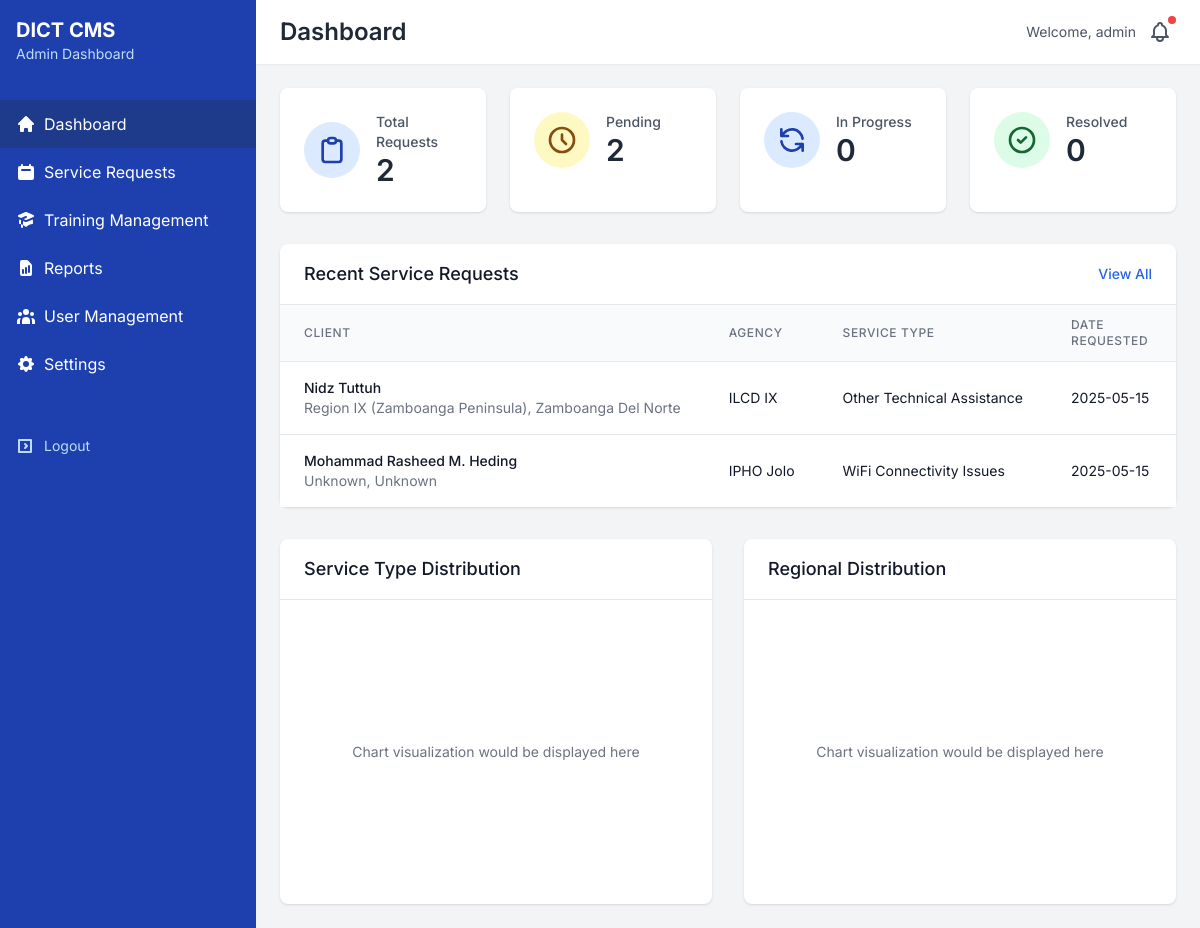
Page /admin/dashboard.php (signed in) on the earlier database version.
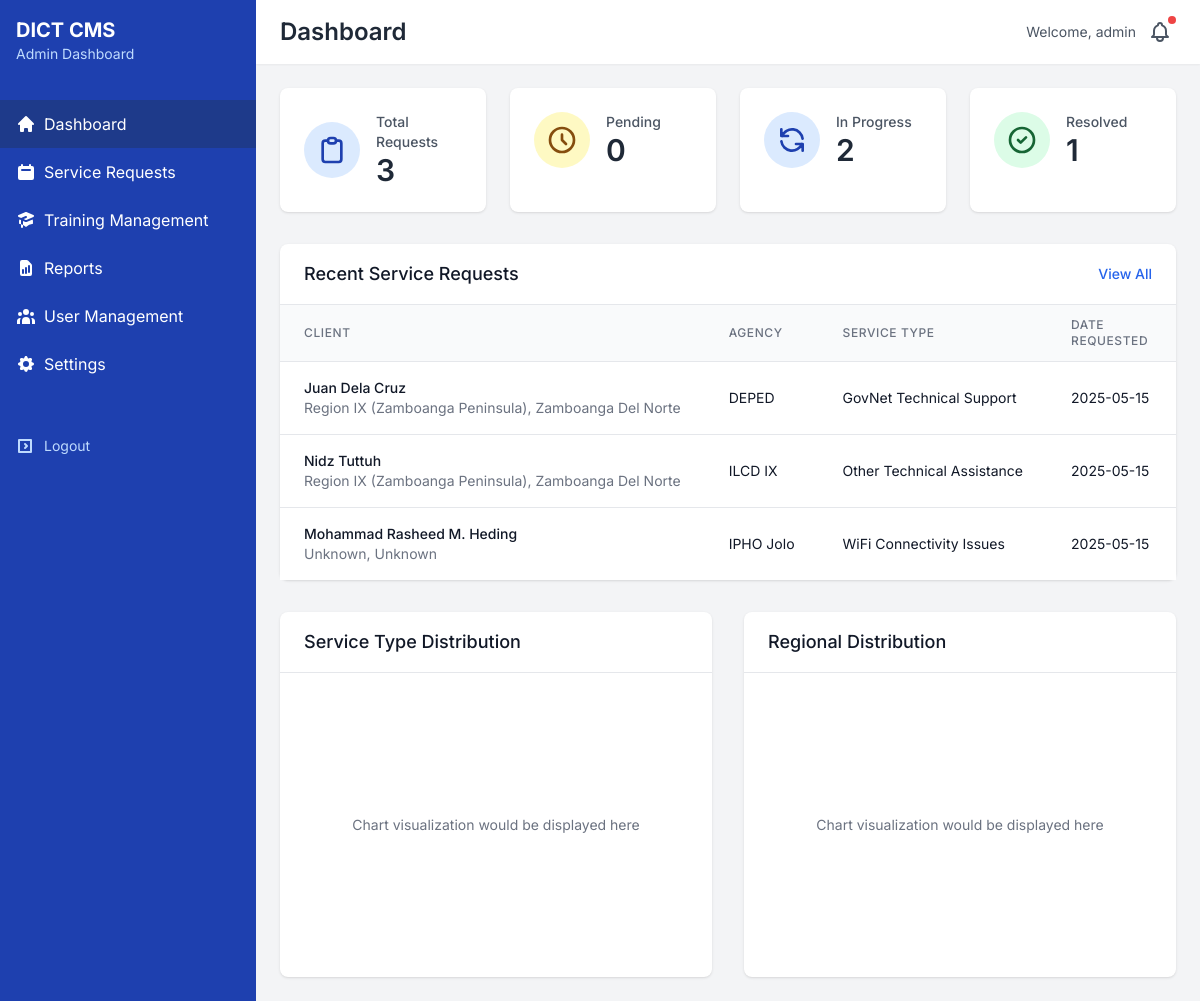
Same page on the later database version.
### tables this page shows
CREATE TABLE `tech_support_requests` (
  `id` int(11) NOT NULL,
  `client_name` varchar(100) NOT NULL,
  `agency` varchar(100) NOT NULL,
  `email` varchar(100) NOT NULL,
  `phone` varchar(20) NOT NULL,
  `region_id` int(11) NOT NULL,
  `province_id` int(11) NOT NULL,
  `district_id` int(11) DEFAULT NULL,
  `municipality_id` int(11) NOT NULL,
  `support_type` varchar(100) NOT NULL,
  `issue_description` text NOT NULL,
  `date_requested` timestamp NOT NULL DEFAULT current_timestamp(),
  `date_assisted` timestamp NULL DEFAULT NULL,
  `date_resolved` timestamp NULL DEFAULT NULL,
  `assisted_by_id` int(11) DEFAULT NULL,
  `status` enum('Pending','In Progress','Resolved','Cancelled') DEFAULT 'Pending',
  `remarks` text DEFAULT NULL,
  `created_at` timestamp NOT NULL DEFAULT current_timestamp(),
  `updated_at` timestamp NOT NULL DEFAULT current_timestamp() ON UPDATE current_timestamp()
);

CREATE TABLE `regions` (
  `id` int(11) NOT NULL,
  `region_code` varchar(20) NOT NULL,
  `region_name` varchar(100) NOT NULL,
  `created_at` timestamp NOT NULL DEFAULT current_timestamp(),
  `updated_at` timestamp NOT NULL DEFAULT current_timestamp() ON UPDATE current_timestamp()
);

CREATE TABLE `provinces` (
  `id` int(11) NOT NULL,
  `province_name` varchar(100) NOT NULL,
  `province_code` varchar(20) DEFAULT NULL,
  `region_id` int(11) NOT NULL,
  `created_at` timestamp NOT NULL DEFAULT current_timestamp(),
  `updated_at` timestamp NOT NULL DEFAULT current_timestamp() ON UPDATE current_timestamp()
);

### admin/dashboard.php (the view, shortened to what this page needs)
<?php
include_once '../includes/db_connect.php';
$serviceRequests = [];
$query = "SELECT tsr.*,
          r.region_name, p.province_name, d.district_name, m.municipality_name
          FROM tech_support_requests tsr
          LEFT JOIN regions r ON tsr.region_id = r.id
          LEFT JOIN provinces p ON tsr.province_id = p.id
          LEFT JOIN districts d ON tsr.district_id = d.id
          LEFT JOIN municipalities m ON tsr.municipality_id = m.id
          ORDER BY tsr.date_requested DESC";
$result = $conn->query($query);
if ($result && $result->num_rows > 0) {
    while ($row = $result->fetch_assoc()) {
        $serviceRequests[] = [
            'id' => $row['id'],
            'client_name' => $row['client_name'],
            'agency' => $row['agency'],
            'region' => $row['region_name'] ?? 'Unknown',
            'province' => $row['province_name'] ?? 'Unknown',
            'district' => $row['district_name'] ?? 'Unknown',
            'municipality' => $row['municipality_name'] ?? 'Unknown',
            'service_type' => $row['support_type'],
            'description' => $row['issue_description'],
            'date_requested' => date('Y-m-d', strtotime($row['date_requested'])),
            'date_assisted' => $row['date_assisted'] ? date('Y-m-d', strtotime($row['date_assisted'])) : '',
            'date_resolved' => $row['date_resolved'] ? date('Y-m-d', strtotime($row['date_resolved'])) : '',
            'assisted_by' => 'Staff',
            'status' => $row['status'],
            'remarks' => $row['remarks']
        ];
    }
}
$totalRequests = count($serviceRequests);
$statsQuery = "SELECT
    COUNT(*) as total,
    SUM(CASE WHEN status = 'Pending' THEN 1 ELSE 0 END) as pending,
    SUM(CASE WHEN status = 'In Progress' THEN 1 ELSE 0 END) as in_progress,
    SUM(CASE WHEN status = 'Resolved' THEN 1 ELSE 0 END) as resolved
FROM tech_support_requests";
$statsResult = $conn->query($statsQuery);
if ($statsResult && $statsResult->num_rows > 0) {
    $stats = $statsResult->fetch_assoc();
    $totalRequests = $stats['total'];
    $pendingRequests = $stats['pending'];
    $inProgressRequests = $stats['in_progress'];
    $resolvedRequests = $stats['resolved'];
}
?>
<!DOCTYPE html>
<html lang="en">
<head>
    <script src="https://cdn.tailwindcss.com"></script>
</head>
<body class="bg-gray-100">
    <div class="min-h-screen flex">
        <div class="bg-blue-800 text-white w-64 flex-shrink-0">
            <div class="p-4">
                <h2 class="text-xl font-bold">DICT CMS</h2>
                <p class="text-sm text-blue-200">Admin Dashboard</p>
            </div>
            <nav class="mt-5">
                <a href="dashboard.php" class="flex items-center px-4 py-3 bg-blue-900">
                    <svg xmlns="http://www.w3.org/2000/svg" class="h-5 w-5 mr-2" viewBox="0 0 20 20" fill="currentColor">
                        <path d="M10.707 2.293a1 1 0 00-1.414 0l-7 7a1 1 0 001.414 1.414L4 10.414V17a1 1 0 001 1h2a1 1 0 001-1v-2a1 1 0 011-1h2a1 1 0 011 1v2a1 1 0 001 1h2a1 1 0 001-1v-6.586l.293.293a1 1 0 001.414-1.414l-7-7z" />
                    </svg>
                    Dashboard
                </a>
                <a href="service-requests.php" class="flex items-center px-4 py-3 hover:bg-blue-700">
                    <svg xmlns="http://www.w3.org/2000/svg" class="h-5 w-5 mr-2" viewBox="0 0 20 20" fill="currentColor">
                        <path fill-rule="evenodd" d="M6 2a1 1 0 00-1 1v1H4a2 2 0 00-2 2v10a2 2 0 002 2h12a2 2 0 002-2V6a2 2 0 00-2-2h-1V3a1 1 0 10-2 0v1H7V3a1 1 0 00-1-1zm0 5a1 1 0 000 2h8a1 1 0 100-2H6z" clip-rule="evenodd" />
                    </svg>
                    Service Requests
                </a>
                <a href="training.php" class="flex items-center px-4 py-3 hover:bg-blue-700">
                    Training Management
                </a>
                <a href="reports.php" class="flex items-center px-4 py-3 hover:bg-blue-700">
                    Reports
                </a>
                <a href="users.php" class="flex items-center px-4 py-3 hover:bg-blue-700">
                    User Management
                </a>
                <a href="settings.php" class="flex items-center px-4 py-3 hover:bg-blue-700">
                    Settings
                </a>
                <div class="mt-10 px-4">
                    <a href="logout.php" class="flex items-center py-2 text-sm text-blue-200 hover:text-white">
                        Logout
                    </a>
                </div>
            </nav>
        </div>
        <div class="flex-1 overflow-auto">
            <div class="bg-white shadow-sm">
                <div class="flex justify-between items-center py-4 px-6">
                    <h1 class="text-2xl font-semibold text-gray-800">Dashboard</h1>
                    <div class="flex items-center">
                        <span class="mr-2 text-sm text-gray-600">Welcome, <?php echo htmlspecialchars($_SESSION['username'] ?? 'Admin'); ?></span>
                        <button class="relative p-1 rounded-full text-gray-600 hover:text-gray-900 focus:outline-none focus:ring-2 focus:ring-offset-2 focus:ring-blue-500">
                            <span class="absolute top-0 right-0 block h-2 w-2 rounded-full bg-red-500"></span>
                        </button>
                    </div>
                </div>
            </div>
            <div class="p-6">
                <div class="grid grid-cols-1 md:grid-cols-2 lg:grid-cols-4 gap-6 mb-8">
                    <div class="bg-white rounded-lg shadow p-6">
                        <div class="flex items-center">
                            <div class="p-3 rounded-full bg-blue-100 text-blue-800">
                                <svg xmlns="http://www.w3.org/2000/svg" class="h-8 w-8" fill="none" viewBox="0 0 24 24" stroke="currentColor">
                                    <path stroke-linecap="round" stroke-linejoin="round" stroke-width="2" d="M9 5H7a2 2 0 00-2 2v12a2 2 0 002 2h10a2 2 0 002-2V7a2 2 0 00-2-2h-2M9 5a2 2 0 002 2h2a2 2 0 002-2M9 5a2 2 0 012-2h2a2 2 0 012 2" />
                                </svg>
                            </div>
                            <div class="ml-4">
                                <h2 class="text-gray-600 text-sm font-medium">Total Requests</h2>
                                <p class="text-3xl font-semibold text-gray-800"><?php echo $totalRequests; ?></p>
                            </div>
                        </div>
                    </div>
                    <div class="bg-white rounded-lg shadow p-6">
                        <div class="flex items-center">
                            <div class="p-3 rounded-full bg-yellow-100 text-yellow-800">
                                <svg xmlns="http://www.w3.org/2000/svg" class="h-8 w-8" fill="none" viewBox="0 0 24 24" stroke="currentColor">
                                    <path stroke-linecap="round" stroke-linejoin="round" stroke-width="2" d="M12 8v4l3 3m6-3a9 9 0 11-18 0 9 9 0 0118 0z" />
                                </svg>
                            </div>
                            <div class="ml-4">
                                <h2 class="text-gray-600 text-sm font-medium">Pending</h2>
                                <p class="text-3xl font-semibold text-gray-800"><?php echo $pendingRequests; ?></p>
                            </div>
                        </div>
                    </div>
                    <div class="bg-white rounded-lg shadow p-6">
                        <div class="flex items-center">
                            <div class="p-3 rounded-full bg-blue-100 text-blue-800">
                                <svg xmlns="http://www.w3.org/2000/svg" class="h-8 w-8" fill="none" viewBox="0 0 24 24" stroke="currentColor">
                                    <path stroke-linecap="round" stroke-linejoin="round" stroke-width="2" d="M4 4v5h.582m15.356 2A8.001 8.001 0 004.582 9m0 0H9m11 11v-5h-.581m0 0a8.003 8.003 0 01-15.357-2m15.357 2H15" />
                                </svg>
                            </div>
                            <div class="ml-4">
                                <h2 class="text-gray-600 text-sm font-medium">In Progress</h2>
                                <p class="text-3xl font-semibold text-gray-800"><?php echo $inProgressRequests; ?></p>
                            </div>
                        </div>
                    </div>
                    <div class="bg-white rounded-lg shadow p-6">
                        <div class="flex items-center">
                            <div class="p-3 rounded-full bg-green-100 text-green-800">
                                <svg xmlns="http://www.w3.org/2000/svg" class="h-8 w-8" fill="none" viewBox="0 0 24 24" stroke="currentColor">
                                    <path stroke-linecap="round" stroke-linejoin="round" stroke-width="2" d="M9 12l2 2 4-4m6 2a9 9 0 11-18 0 9 9 0 0118 0z" />
                                </svg>
                            </div>
                            <div class="ml-4">
                                <h2 class="text-gray-600 text-sm font-medium">Resolved</h2>
                                <p class="text-3xl font-semibold text-gray-800"><?php echo $resolvedRequests; ?></p>
                            </div>
                        </div>
                    </div>
                </div>
                <div class="bg-white rounded-lg shadow mb-8">
                    <div class="px-6 py-4 border-b border-gray-200">
                        <div class="flex justify-between items-center">
                            <h2 class="text-lg font-medium text-gray-900">Recent Service Requests</h2>
                            <a href="service-requests.php" class="text-sm font-medium text-blue-600 hover:text-blue-500">
                                View All
                            </a>
                        </div>
                    </div>
                    <div class="overflow-x-auto">
                        <table class="min-w-full divide-y divide-gray-200">
                            <thead class="bg-gray-50">
                                <tr>
                                    <th scope="col" class="px-6 py-3 text-left text-xs font-medium text-gray-500 uppercase tracking-wider">
                                        Client
                                    </th>
                                    <th scope="col" class="px-6 py-3 text-left text-xs font-medium text-gray-500 uppercase tracking-wider">
                                        Agency
                                    </th>
                                    <th scope="col" class="px-6 py-3 text-left text-xs font-medium text-gray-500 uppercase tracking-wider">
                                        Service Type
                                    </th>
                                    <th scope="col" class="px-6 py-3 text-left text-xs font-medium text-gray-500 uppercase tracking-wider">
                                        Date Requested
                                    </th>
                                    <th scope="col" class="px-6 py-3 text-left text-xs font-medium text-gray-500 uppercase tracking-wider">
                                    </th>
                                </tr>
                            </thead>
                            <tbody class="bg-white divide-y divide-gray-200">
                                <?php foreach ($serviceRequests as $request): ?>
                                <tr>
                                    <td class="px-6 py-4 whitespace-nowrap">
                                        <div class="text-sm font-medium text-gray-900"><?php echo htmlspecialchars($request['client_name']); ?></div>
                                        <div class="text-sm text-gray-500"><?php echo htmlspecialchars($request['region']); ?>, <?php echo htmlspecialchars($request['province']); ?></div>
                                    </td>
                                    <td class="px-6 py-4 whitespace-nowrap">
                                        <div class="text-sm text-gray-900"><?php echo htmlspecialchars($request['agency']); ?></div>
                                    </td>
                                    <td class="px-6 py-4 whitespace-nowrap">
                                        <div class="text-sm text-gray-900"><?php echo htmlspecialchars($request['service_type']); ?></div>
                                    </td>
                                    <td class="px-6 py-4 whitespace-nowrap">
                                        <div class="text-sm text-gray-900"><?php echo htmlspecialchars($request['date_requested']); ?></div>
                                    </td>
                                    <td class="px-6 py-4 whitespace-nowrap">
                                    </td>
                                </tr>
                                <?php endforeach; ?>
                            </tbody>
                        </table>
                    </div>
                </div>
                <div class="grid grid-cols-1 lg:grid-cols-2 gap-8">
                    <div class="bg-white rounded-lg shadow">
                        <div class="px-6 py-4 border-b border-gray-200">
                            <h2 class="text-lg font-medium text-gray-900">Service Type Distribution</h2>
                        </div>
                        <div class="p-6">
                            <div class="h-64 flex items-center justify-center">
                                <p class="text-gray-500 text-sm">Chart visualization would be displayed here</p>
                            </div>
                        </div>
                    </div>
                    <div class="bg-white rounded-lg shadow">
                        <div class="px-6 py-4 border-b border-gray-200">
                            <h2 class="text-lg font-medium text-gray-900">Regional Distribution</h2>
                        </div>
                        <div class="p-6">
                            <div class="h-64 flex items-center justify-center">
                                <p class="text-gray-500 text-sm">Chart visualization would be displayed here</p>
                            </div>
                        </div>
                    </div>
                </div>
            </div>
        </div>
    </div>
</body>
</html>

### admin/dashboard.php (style rules this page uses)
body { font-family: 'Inter', sans-serif; }

Differences in the rows shown:
added tech_support_requests: client_name "Juan Dela Cruz", region.region_name "Region IX (Zamboanga Peninsula)", province.province_name "Zamboanga Del Norte", agency "DEPED", support_type "GovNet Technical Support", date_requested "2025-05-15"
Other differences:
$totalRequests: "2" → "3"
$pendingRequests: "2" → "0"
$inProgressRequests: "0" → "2"
$resolvedRequests: "0" → "1"
